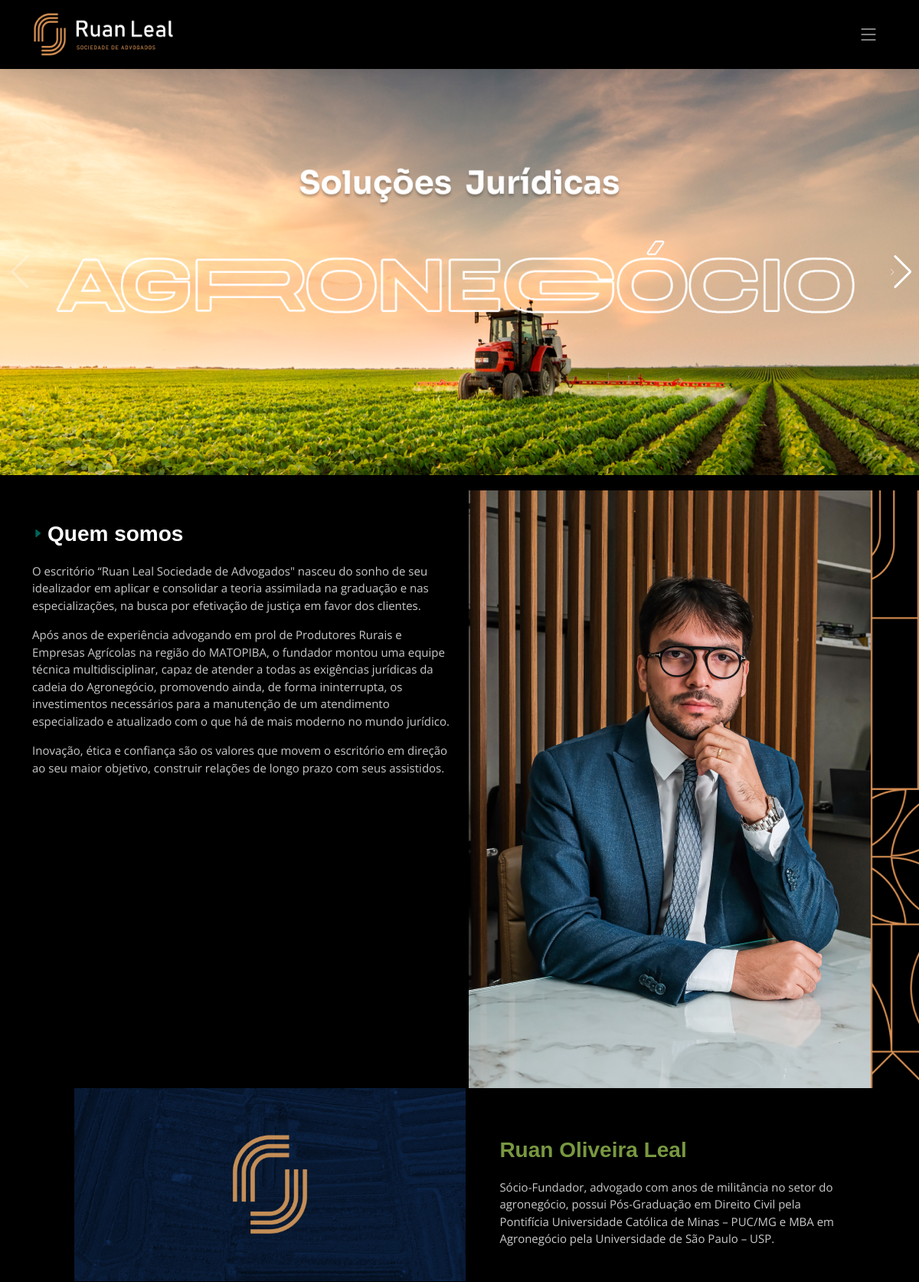
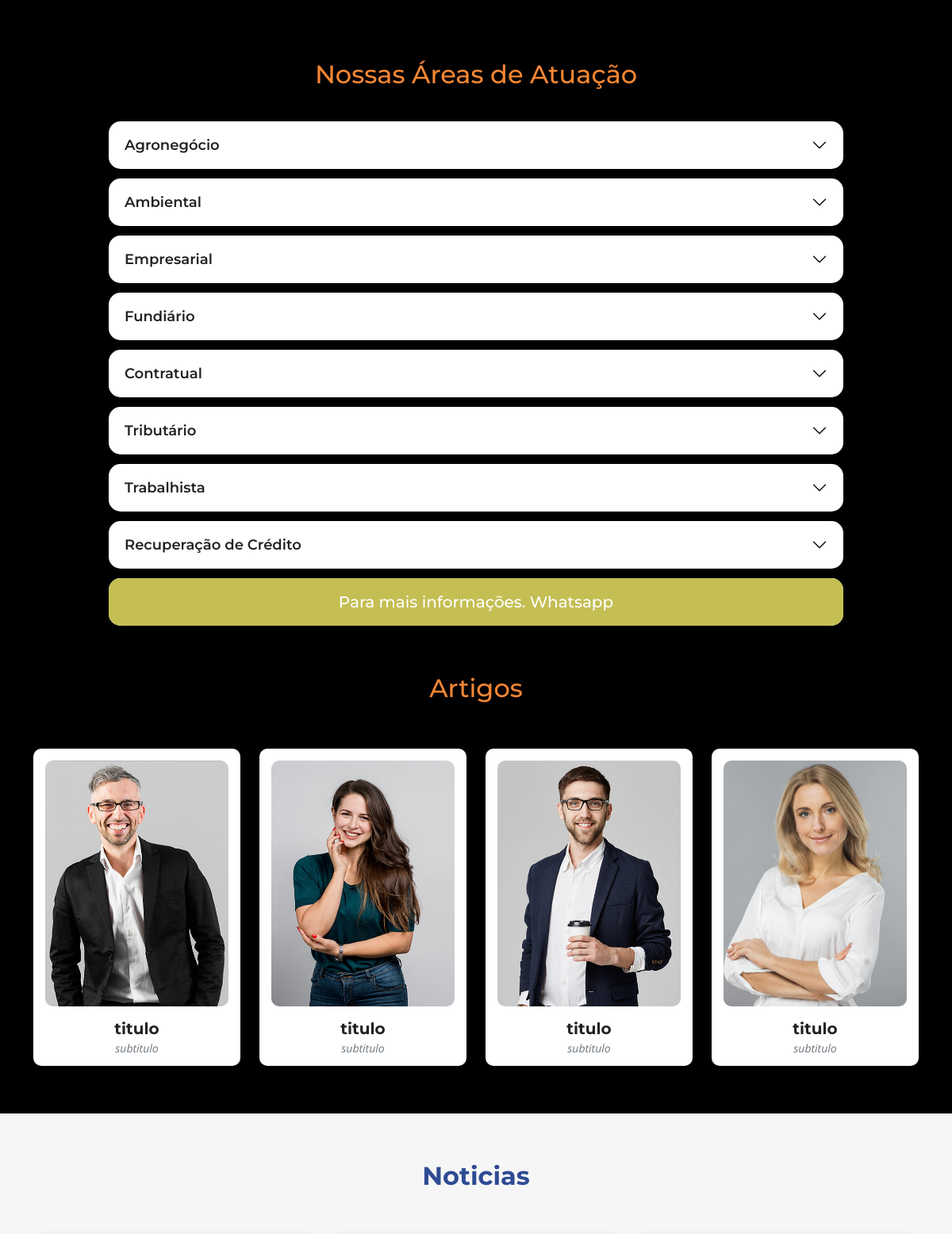
The page / (upper part) on the database its author committed (2 pictures, top to bottom).
### tables this page shows
CREATE TABLE `posts` (
  `id` int(11) NOT NULL,
  `titulo` varchar(200) DEFAULT NULL,
  `subtitulo` varchar(500) DEFAULT NULL,
  `descricao` varchar(1000) DEFAULT NULL,
  `link` varchar(400) DEFAULT NULL,
  `texto_1` text DEFAULT NULL,
  `img` varchar(200) DEFAULT NULL,
  `autor` varchar(45) DEFAULT NULL,
  `data` timestamp NULL DEFAULT current_timestamp(),
  `tipo` varchar(10) DEFAULT NULL
);

### index.php (the view, shortened to what this page needs)
<?php
require_once "dbconfig.php";
?>
<!DOCTYPE html>
<html lang="pt-br">
<head>
  <link href="assets/vendor/bootstrap/css/bootstrap.min.css" rel="stylesheet">
  <link href="assets/vendor/bootstrap-icons/bootstrap-icons.css" rel="stylesheet">
  <link href="assets/vendor/aos/aos.css" rel="stylesheet">
  <link href="assets/vendor/glightbox/css/glightbox.min.css" rel="stylesheet">
  <link href="assets/vendor/swiper/swiper-bundle.min.css" rel="stylesheet">
  <link href="assets/css/main.css" rel="stylesheet">
<body>
  <header id="header" class="header d-flex align-items-center">
    <div class="container-fluid container-xl d-flex align-items-center justify-content-between">
      <a href="index.php" class="logo d-flex align-items-center">
        <h1><img src="./assets/img/logo.png" alt=""></h1>
      </a>
      <i class="mobile-nav-toggle mobile-nav-show bi bi-list"></i>
    </div>
  </header>
  <section id="hero" class="hero">
    <div class="swiper mySwiper">
      <div class="swiper-wrapper">
        <div class="swiper-slide agro">
          <div class="container" data-aos="zoom-out" data-aos-delay="100">
            <img style="width: 38%;" src="./assets/img/banners/solucao.png">
            <img style="width: 98%;margin-top: 3%;" src="./assets/img/banners/agro/agro 2.png">
          </div>
        </div>
      </div>
      <div class="swiper-button-next"></div>
      <div class="swiper-button-prev"></div>
    </div>
  </section>
  <main id="main">
    <section id="about" class="about">
      <div class="container" data-aos="fade-up">
        <div class="row gy-4">
          <div class="col-lg-6">
            <h3><svg xmlns="http://www.w3.org/2000/svg" width="14" height="14" fill="currentColor" class="bi bi-caret-right-fill" viewBox="0 0 16 16">
                <path d="m12.14 8.753-5.482 4.796c-.646.566-1.658.106-1.658-.753V3.204a1 1 0 0 1 1.659-.753l5.48 4.796a1 1 0 0 1 0 1.506z" />
              </svg>Quem somos</h3>
            <p>O escritório “Ruan Leal Sociedade de Advogados" nasceu do sonho de seu idealizador em aplicar e consolidar a teoria assimilada na graduação e nas especializações, na busca por efetivação de justiça em favor dos clientes.</p>
            <p>Após anos de experiência advogando em prol de Produtores Rurais e Empresas Agrícolas na região do MATOPIBA, o fundador montou uma equipe técnica multidisciplinar, capaz de atender a todas as exigências jurídicas da cadeia do Agronegócio, promovendo ainda, de forma ininterrupta, os investimentos necessários para a manutenção de um atendimento especializado e atualizado com o que há de mais moderno no mundo jurídico.</p>
            <p>Inovação, ética e confiança são os valores que movem o escritório em direção ao seu maior objetivo, construir relações de longo prazo com seus assistidos.</p>
          </div>
          <div class="col-lg-6">
            <div id="raulResponse" class="content ps-0">
              <div style="margin-top: -40px !important; display: flex; justify-content: left !important;" class="position-relative mt-4">
                <img id="ruanF" src="assets/img/ruanLeal.png" class="img-fluid" alt="">
                <img id="latF" src="assets/img/Pattern 1.png" class="img-fluid" alt="">
              </div>
            </div>
          </div>
        </div>
      </div>
      <div class="container" data-aos="fade-up">
        <div style="display: flex; align-items: center; justify-content: center;" class="row gy-4">
          <div style="width: 47%;" class="col-lg-6">
            <div class="content ps-0" style="margin-top: 0px !important;">
              <img id="logoResponse" src="assets/img/Frame 78.png" class="img-fluid" alt="">
            </div>
          </div>
          <div style="margin: 60px 0 0 20px;" class="col-lg-5">
            <h3 style="color: #789840;">Ruan Oliveira Leal</h3>
            <p>Sócio-Fundador, advogado com anos de militância no setor do agronegócio, possui Pós-Graduação em Direito
              Civil pela Pontifícia Universidade Católica de Minas – PUC/MG e MBA em Agronegócio pela Universidade de
              São Paulo – USP.</p>
          </div>
        </div>
      </div>
    </section>
    <section id="faq" class="faq">
      <div class="container" data-aos="fade-up">
        <div class="row gy-4">
          <h2 class="text-center">Nossas Áreas de Atuação</h3>
            <div id="ask" class="col-lg-10">
              <div class="accordion accordion-flush" id="faqlist" data-aos="fade-up" data-aos-delay="100">
                <div class="accordion-item">
                  <h3 class="accordion-header">
                    <button class="accordion-button collapsed" type="button" data-bs-toggle="collapse" data-bs-target="#faq-content-1">
                      Agronegócio
                    </button>
                  </h3>
                </div>
                <div class="accordion-item">
                  <h3 class="accordion-header">
                    <button class="accordion-button collapsed" type="button" data-bs-toggle="collapse" data-bs-target="#faq-content-2">
                      Ambiental
                    </button>
                  </h3>
                </div>
                <div class="accordion-item">
                  <h3 class="accordion-header">
                    <button class="accordion-button collapsed" type="button" data-bs-toggle="collapse" data-bs-target="#faq-content-3">
                      Empresarial
                    </button>
                  </h3>
                </div>
                <div class="accordion-item">
                  <h3 class="accordion-header">
                    <button class="accordion-button collapsed" type="button" data-bs-toggle="collapse" data-bs-target="#faq-content-4">
                      Fundiário
                    </button>
                  </h3>
                </div>
                <div class="accordion-item">
                  <h3 class="accordion-header">
                    <button class="accordion-button collapsed" type="button" data-bs-toggle="collapse" data-bs-target="#faq-content-5">
                      Contratual
                    </button>
                  </h3>
                </div>
                <div class="accordion-item">
                  <h3 class="accordion-header">
                    <button class="accordion-button collapsed" type="button" data-bs-toggle="collapse" data-bs-target="#faq-content-6">
                      Tributário
                    </button>
                  </h3>
                </div>
                <div class="accordion-item">
                  <h3 class="accordion-header">
                    <button class="accordion-button collapsed" type="button" data-bs-toggle="collapse" data-bs-target="#faq-content-7">
                      Trabalhista
                    </button>
                  </h3>
                </div>
                <div class="accordion-item">
                  <h3 class="accordion-header">
                    <button class="accordion-button collapsed" type="button" data-bs-toggle="collapse" data-bs-target="#faq-content-9">
                      Recuperação de Crédito
                    </button>
                  </h3>
                </div>
                <a href="">
                  <div class="accordion-item">
                    <h3 id="accordion-wpp" class="accordion-header text-center">
                      Para mais informações. Whatsapp
                    </h3>
                  </div>
                </a>
              </div>
            </div>
        </div>
      </div>
    </section>
    <section id="team" class="team">
      <div class="container" data-aos="fade-up">
    <?php
        $stmt = $DB_con->prepare("SELECT * FROM posts WHERE tipo = 'artigo' ");
        $stmt->execute();
        if ($stmt->rowCount() > 0) { ?>
          <h2 class="text-center">Artigos</h2>
          <br><br>
          <div class="row gy-4">
            <?php while ($row = $stmt->fetch(PDO::FETCH_ASSOC)) {
              extract($row);
            ?>
              <div class="col-xl-3 col-md-6 d-flex" data-aos="fade-up" data-aos-delay="100">
                <div class="member">
                  <img style="min-height: 310px; object-fit: cover;" src="./admin/uploads/posts/<?php echo $row['img']; ?>" class="img-fluid" alt="">
                  <h4><?php echo $titulo; ?></h4>
                  <span><?php echo $subtitulo; ?></span>
                </div>
              </div>
          <?php }
          } ?>
          </div>
      </div>
    </section>
    <?php
    $stmt = $DB_con->prepare("SELECT * FROM posts WHERE tipo = 'noticia' ");
    $stmt->execute();
    if ($stmt->rowCount() > 0) { ?>
      <section id="recent-posts" class="recent-posts sections-bg">
        <div class="container" data-aos="fade-up">
          <h2 class="text-center"><strong>Noticias</strong></h2>
          <br><br>
          <div class="row gy-4">
          </div>
        </div>
      </section>
    <?php } ?>
  </main>
</body>
</html>

### assets/css/main.css (style rules this page uses)
:root { --font-default: "Open Sans", system-ui, -apple-system, "Segoe UI", Roboto, "Helvetica Neue", Arial, "Noto Sans", "Liberation Sans", sans-serif, "Apple Color Emoji", "Segoe UI Emoji", "Segoe UI Symbol", "Noto Color Emoji"; --font-primary: "Montserrat", sans-serif; --font-secondary: "Poppins", sans-serif; }
:root { --color-default: #222222; --color-primary: #008374; --color-secondary: #f85a40; }
:root { scroll-behavior: smooth; }
body { font-family: var(--font-default); color: var(--color-default); background-color: rgb(0, 0, 0); }
a { color: var(--color-primary); text-decoration: none; }
h1, h2, h3, h4, h5, h6 { font-family: var(--font-primary); }
section { padding: 60px 0; overflow: hidden; }
.sections-bg { background-color: #f6f6f6; }
.header { transition: all 0.5s; z-index: 997; height: 90px !important; background-color: black; }
.header.sticked { position: fixed; top: 0; right: 0; left: 0; height: 70px; box-shadow: 0px 2px 20px rgba(0, 0, 0, 0.1); }
.header .logo img { max-height: 60px; margin-right: 6px; }
.header .logo h1 { font-size: 30px; margin: 0; font-weight: 600; letter-spacing: 0.8px; color: #fff; font-family: var(--font-primary); }
.sticked-header-offset { margin-top: 70px; }
section { scroll-margin-top: 70px; }
@media (max-width: 1279px) { .mobile-nav-show { color: rgba(255, 255, 255, 0.6); font-size: 28px; cursor: pointer; line-height: 0; transition: 0.5s; z-index: 9999; margin-right: 10px; } }
.about h3 { font-weight: 700; font-size: 28px; margin-bottom: 20px; color: white; font-family: var(--font-secondary); }
.about svg { color: #006459; margin-top: -5px; margin-right: 6px; }
.about p { color: rgb(202, 202, 202); font-size: 15px !important; }
#team { margin-top: -60px; }
.team .member { text-align: center; background: #fff; border-radius: 10px; padding: 15px; overflow: hidden; box-shadow: 0px 2px 25px rgba(0, 0, 0, 0.1); }
.team .member img { border-radius: 10px; overflow: hidden; }
.team .member h4 { font-weight: 700; margin-top: 16px; margin-bottom: 2px; font-size: 20px; }
.team .member span { font-style: italic; display: block; font-size: 14px; color: #6c757d; }
.faq .accordion-item { border: 0; margin-bottom: 12px; box-shadow: 0px 5px 25px 0px rgba(0, 0, 0, 0.06); border-radius: 10px; }
.faq .accordion-item:last-child { margin-bottom: 0; }
.faq .accordion-button { padding: 20px 50px 20px 20px; font-weight: 600; border: 0; font-size: 18px; line-height: 20px; color: var(--color-default); text-align: left; background: #fff; box-shadow: none; border-radius: 10px; }
.faq .accordion-button:after { position: absolute; right: 20px; top: 20px; }
.hero { width: 100%; position: relative; background-color: #000; padding: 20px 0 0 0; }
.swiper { width: 100%; height: 100%; }
.swiper-slide { text-align: center; font-size: 18px; background: #fff; display: -webkit-box; display: -ms-flexbox; display: -webkit-flex; display: flex; -webkit-box-pack: center; -ms-flex-pack: center; -webkit-justify-content: center; justify-content: center; -webkit-box-align: center; -ms-flex-align: center; -webkit-align-items: center; align-items: center; }
#hero .swiper-slide { display: block; width: 100%; height: 630px; object-fit: cover; background-size: 100% 103%; background-repeat: no-repeat; display: flex; justify-content: center; align-items: center; }
.swiper-slide .container { margin-top: -70px; }
.swiper-button-next { color: white; }
.swiper-button-prev { color: white; }
.agro { background-image: url('../img/banners/agro/3.png') !important; }
#faq #ask { margin: 0 auto; }
.accordion-button { border-radius: 40px !important; }
#faq h2 { margin: -20px 0 40px 0 !important; color: #f58634; }
#accordion-wpp { font-size: 20px; padding: 18px 0; background-color: #c4be53; color: white; border-radius: 15px; }
.accordion-item { border-radius: 15px !important; }
#team h2 { color: #f58634; }
#recent-posts h2 { color: #2e4b94; }
.member { height: 400px !important; width: 100% !important; }
@media (max-width: 1200px) { #hero .swiper-slide { width: 100%; height: 530px; } }

### rows shown on the page
posts: img (picture), titulo "titulo", subtitulo "subtitulo"
posts: img (picture), titulo "titulo", subtitulo "subtitulo"
posts: img (picture), titulo "titulo", subtitulo "subtitulo"
posts: img (picture), titulo "titulo", subtitulo "subtitulo"
